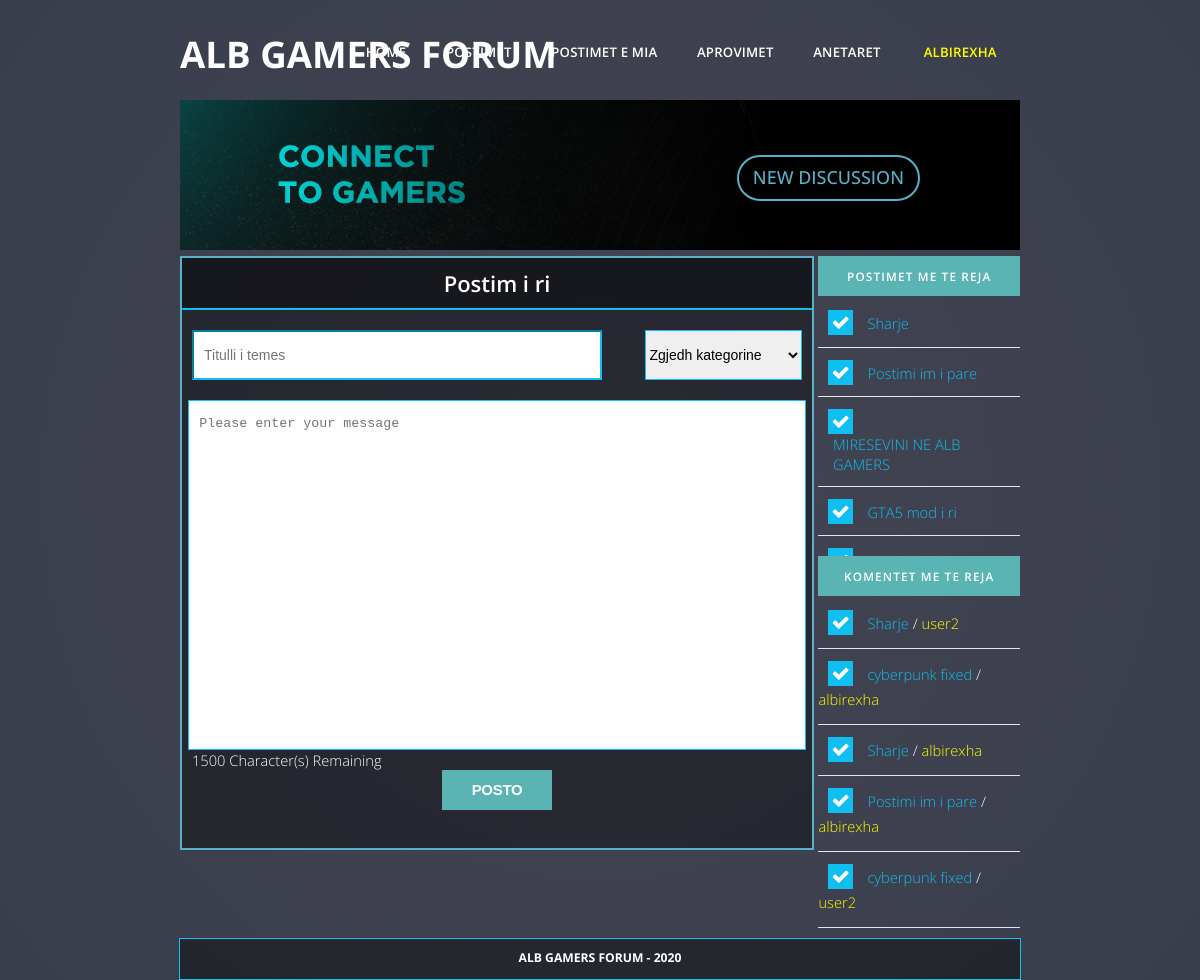
Screenshot of /newPost.php (signed in) with the database file from the repository.
### tables this page shows
CREATE TABLE `postimi` (
  `postimiid` int(11) NOT NULL,
  `anetariid` int(11) NOT NULL,
  `data_e_krijimit` datetime NOT NULL DEFAULT current_timestamp(),
  `teksti_postimit` text NOT NULL,
  `titulli_postimit` varchar(255) NOT NULL,
  `kategoriaid` int(11) NOT NULL,
  `shikime` bigint(20) DEFAULT 0
);

CREATE TABLE `anetari` (
  `anetariid` int(11) NOT NULL,
  `emri_mbiemri` varchar(500) NOT NULL,
  `email` varchar(255) NOT NULL,
  `username` varchar(255) NOT NULL,
  `password` varchar(255) NOT NULL,
  `isActive` tinyint(1) NOT NULL DEFAULT 1,
  `roli` int(8) NOT NULL DEFAULT 2
);

### inc/sqlFunctions.php (called while the page is built, shortened)
<?php
function connection(){
    $dbcon = mysqli_connect('localhost','root','','forumidb');
    return $dbcon;
}
function kthePostimet($type){
    $dbcon = connection();
    $sql="";
    if($type==0)
    $sql = "SELECT
    p.*,
    DATE_FORMAT(p.data_e_krijimit, '%D %M') AS dataPostimit,
    COUNT(pl.postimiid) NrPelqimeve,
    a.username AS username,
    k.emri_kategoria AS kategoria,
    k.kategoriaid AS kID
FROM
    pelqimet pl
RIGHT JOIN postimi p ON
    p.postimiid = pl.postimiid
INNER JOIN anetari a ON
    p.anetariid = a.anetariid
INNER JOIN kategoria k ON
    p.kategoriaid = k.kategoriaid
GROUP BY p.postimiid
ORDER BY
    p.postimiid DESC
";
    else if($type==1)
        $sql = "SELECT titulli_postimit, postimiid FROM postimi ORDER BY postimiid DESC LIMIT 5";
    else if($type==2)
        $sql = "SELECT p.titulli_postimit, p.postimiid, a.username AS username FROM postimi p INNER JOIN komentet k ON p.postimiid = k.postimiid INNER JOIN anetari a ON k.anetariid = a.anetariid ORDER BY k.komentiid DESC LIMIT 5";
        $result = mysqli_query($dbcon, $sql);
        return $result;
}
?>

### newPost.php (the view, shortened to what this page needs)
    <?php include "inc/header.php" ?>
    <div id="wrapper">
        <div id="newPost">
            <h2>Postim i ri</h2>
                <form method="post" id="shtoForma">
                <input type="text" placeholder="Titulli i temes" name="titulli">
                <select name="kategoriaid">
                    <option selected disabled hidden>Zgjedh kategorine</option>
                </select>
                <textarea id="textare" maxlength="1500" name="message-area" placeholder="Please enter your message"></textarea>
                <span id="rchars" style="margin-left:10px; color: white">1500</span> Character(s) Remaining
                <input style="margin-top:0px" type="submit" name="posto" class="button" value="Posto">
            </form>
        </div>
        <?php include "inc/sidebar.php" ?>
    </div>
    </div>
    <?php include "inc/footer.php" ?>
    </body>
</html>

### inc/sidebar.php
<div id="sidebar">
            <div id="stwo-col">
                <div class="sbox1">
                    <h2>Postimet me te reja</h2>
                    <ul class="style2">
                        <?php $postimetNew = kthePostimet(1);
                              while($postimi = mysqli_fetch_assoc($postimetNew)):
                        ?>
                        <li class="icon icon-ok"><a href="postimi.php?id=<?php echo $postimi["postimiid"]; ?>"><?php echo $postimi["titulli_postimit"]?></a></li>
                              <?php endwhile; ?>
                    </ul>
                </div>
            </div>
            <div id="stwo-col">
                <div class="sbox2">
                    <h2>Komentet me te reja</h2>
                    <ul class="style2">
                        <?php $komentetNew = kthePostimet(2);
                              while($komenti = mysqli_fetch_assoc($komentetNew)):
                        ?>
                        <li class="icon icon-ok"><a href="postimi.php?id=<?php echo $komenti["postimiid"]; ?>"><?php echo $komenti["titulli_postimit"]; ?> </a> / <?php echo '<p style="display: inline; color: yellow">'. $komenti["username"] .'</p>'?></li>
                              <?php endwhile; ?>
                    </ul>
                </div>
            </div>
</div>

### default.css (style rules this page uses)
body { margin: 0px; padding: 0px; background: radial-gradient(circle at center, #434553, #3a3d4b) ; font-family: 'Open Sans', sans-serif; font-size: 11pt; font-weight: 300; color: white; }
h1, h2, h3 { margin: 0; padding: 0; font-weight: 600; color: white; }
p, ol, ul { margin-top: 0; }
ol, ul { padding: 0; list-style: none; }
p { line-height: 180%; }
a { color: #0fbff2; }
ul.style2 { margin: 0; padding-top: 1em; list-style: none; }
ul.style2 li { border-bottom: solid 1px #E5E5E5; padding: 0.80em 0 0.80em 0; font-family: 0.80em; }
ul.style2 li:before { display: inline-block; padding: 3px; background: #0fbff2; margin-left: 10px; }
ul.style2 a { display: inline-block; margin-left: 1em; text-decoration: none; }
ul.style2 li:first-child { border-top: 0; padding-top: 0; }
ul.style2 .icon { color: #FFF; }
.button { display: inline-block; padding: 0.7em 1.5em; background: #5bb4b4; transition: opacity 0.25s ease-in-out; letter-spacing: 0.20em; text-decoration: none; text-transform: uppercase; font-weight: 600; color: #FFF; font-size: 14px; }
#wrapper { margin: 0 auto; width: 70%; }
#sidebar { float: right; width: 24%; margin-bottom: 10px; }
#stwo-col h2 { display: block; padding: 12px 0px; letter-spacing: 0.10em; text-transform: uppercase; font-size: 0.8em; font-weight: 600; color: white; background-color:#5bb4b4; width: auto; text-align: center; }
#stwo-col .sbox2 { float: right; width: 100%; min-height: 250px; }
#stwo-col .sbox1 { float: left; width: 100%; height: 300px; }
#newPost { width: 75%; float: left; border: 2px solid #58b1c9; background: rgba(0, 0, 0, 0.4); margin-bottom: 30px; height: 590px; }
#newPost input[type=text] { width: 65%; height: 50px; padding: 10px; font-size: 14; float: left; margin-left: 10px; margin-top: 20px; margin-bottom: 20px; resize: none; border-color: #0fbff2; outline: none; white-space: nowrap; overflow: auto; }
input[type=submit] { border: 1px solid #CCCCCC; border-radius: 5px; box-shadow: 0 0 3px #CCCCCC; color: #0fbff2; cursor: pointer; font-family: Verdana,Arial,Helvetica,sans-serif; font-size: 14px; font-weight: 600; letter-spacing: -0.02em; padding: 8px; text-decoration: none; display:block; float:right; margin-right: 10px; width: 70px; text-align: center; background: none; margin-top: 10px; }
#newPost select { float: right; margin: 20px 0px; height: 50px; margin-right: 10px; width: 25%; border-color: #0fbff2; outline: none; font-size: 14; outline: none; }
#newPost textarea { padding: 10px; padding-top: 15px; margin: 0 auto; display: block; margin-top: 20px; width: 98%; height: 350px; resize: none; border-color: #0fbff2; outline: none; overflow: auto; }
#newPost h2 { text-align: center; border-bottom: 2px solid #0fbff2; padding: 10px 0px; background: rgba(0, 0, 0, 0.4); }
#newPost input[type=submit] { display: inline-block; padding: 0.7em 1.5em; background: #5bb4b4; transition: opacity 0.25s ease-in-out; letter-spacing: 0.20em; text-decoration: none; text-transform: uppercase; font-weight: 600; color: #FFF; font-size: 14px; border: 0; border-radius: 0; box-shadow:none; color: white; cursor: pointer; font-family: Verdana, Geneva, Tahoma, sans-serif; font-size: 15px; font-weight: 600; letter-spacing: -0.02em; padding: 8px; text-decoration: none; display:block; float: none; margin: 0 auto; width: 110px; height: 40px; text-align: center; margin-top: 15px; }

### rows the page displays
postimi: titulli_postimit "Sharje", anetari.username "user2", anetari.username "albirexha"
postimi: titulli_postimit "Postimi im i pare", anetari.username "albirexha"
postimi: titulli_postimit "MIRESEVINI NE ALB GAMERS"
postimi: titulli_postimit "GTA5 mod i ri"
postimi: titulli_postimit "cyberpunk fixed", anetariid.username "albirexha", anetari.username "user2"

### other values shown
$_SESSION["username"] "ALBIREXHA"
